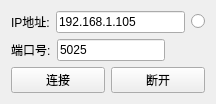
                      <widget class="QWidget" name="tab_2">
                       <attribute name="title">
                        <string>信号源1</string>
                       </attribute>
                       <layout class="QGridLayout" name="gridLayout_3">
                        <item row="0" column="0">
                         <layout class="QVBoxLayout" name="verticalLayout_11">
                          <item>
                           <layout class="QHBoxLayout" name="horizontalLayout_2">
                            <item>
                             <widget class="QLabel" name="label_6">
                              <property name="text">
                               <string>IP地址:</string>
                              </property>
                             </widget>
                            </item>
                            <item>
                             <widget class="QLineEdit" name="lineEdit_inputIP">
                              <property name="text">
                               <string>192.168.1.105</string>
                              </property>
                             </widget>
                            </item>
                            <item>
                             <widget class="QRadioButton" name="rad_xh1">
                              <property name="text">
                               <string/>
                              </property>
                              <property name="autoExclusive">
                               <bool>false</bool>
                              </property>
                             </widget>
                            </item>
                           </layout>
                          </item>
                          <item>
                           <layout class="QHBoxLayout" name="horizontalLayout_12">
                            <item>
                             <widget class="QLabel" name="label_7">
                              <property name="text">
                               <string>端口号:</string>
                              </property>
                             </widget>
                            </item>
                            <item>
                             <widget class="QLineEdit" name="lineEdit_inputport">
                              <property name="text">
                               <string>5025</string>
                              </property>
                             </widget>
                            </item>
                            <item>
                             <spacer name="horizontalSpacer_2">
                              <property name="orientation">
                               <enum>Qt::Horizontal</enum>
                              </property>
                              <property name="sizeHint" stdset="0">
                               <size>
                                <width>40</width>
                                <height>20</height>
                               </size>
                              </property>
                             </spacer>
                            </item>
                           </layout>
                          </item>
                          <item>
                           <layout class="QHBoxLayout" name="horizontalLayout_13">
                            <item>
                             <widget class="QPushButton" name="pB_IPConnet">
                              <property name="text">
                               <string>连接</string>
                              </property>
                             </widget>
                            </item>
                            <item>
                             <widget class="QPushButton" name="pB_disconnect">
                              <property name="text">
                               <string>断开</string>
                              </property>
                             </widget>
                            </item>
                           </layout>
                          </item>
                         </layout>
                        </item>
                       </layout>
                      </widget>
